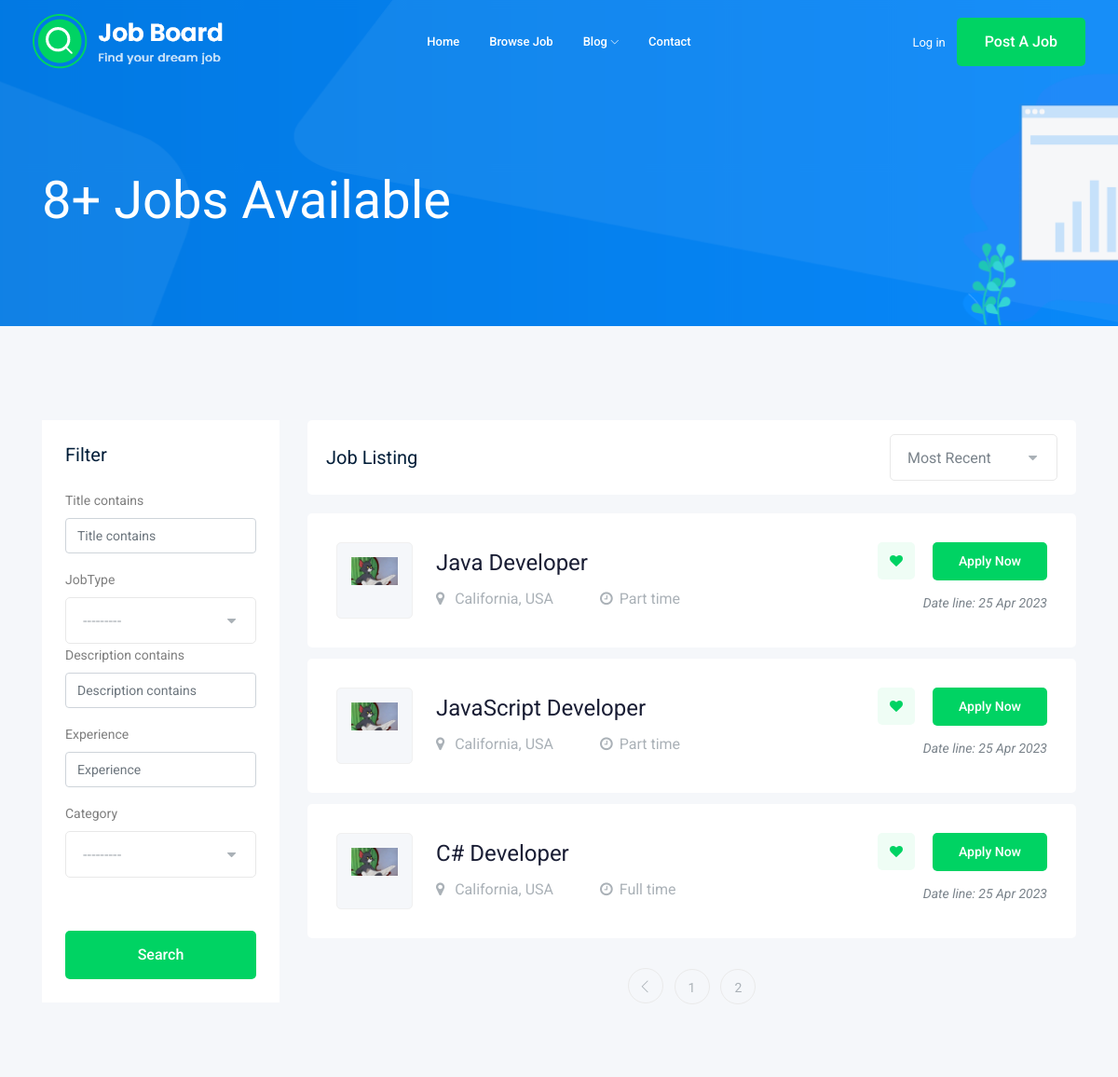
Before: /jobs?page=2 (upper part) with the older database file.
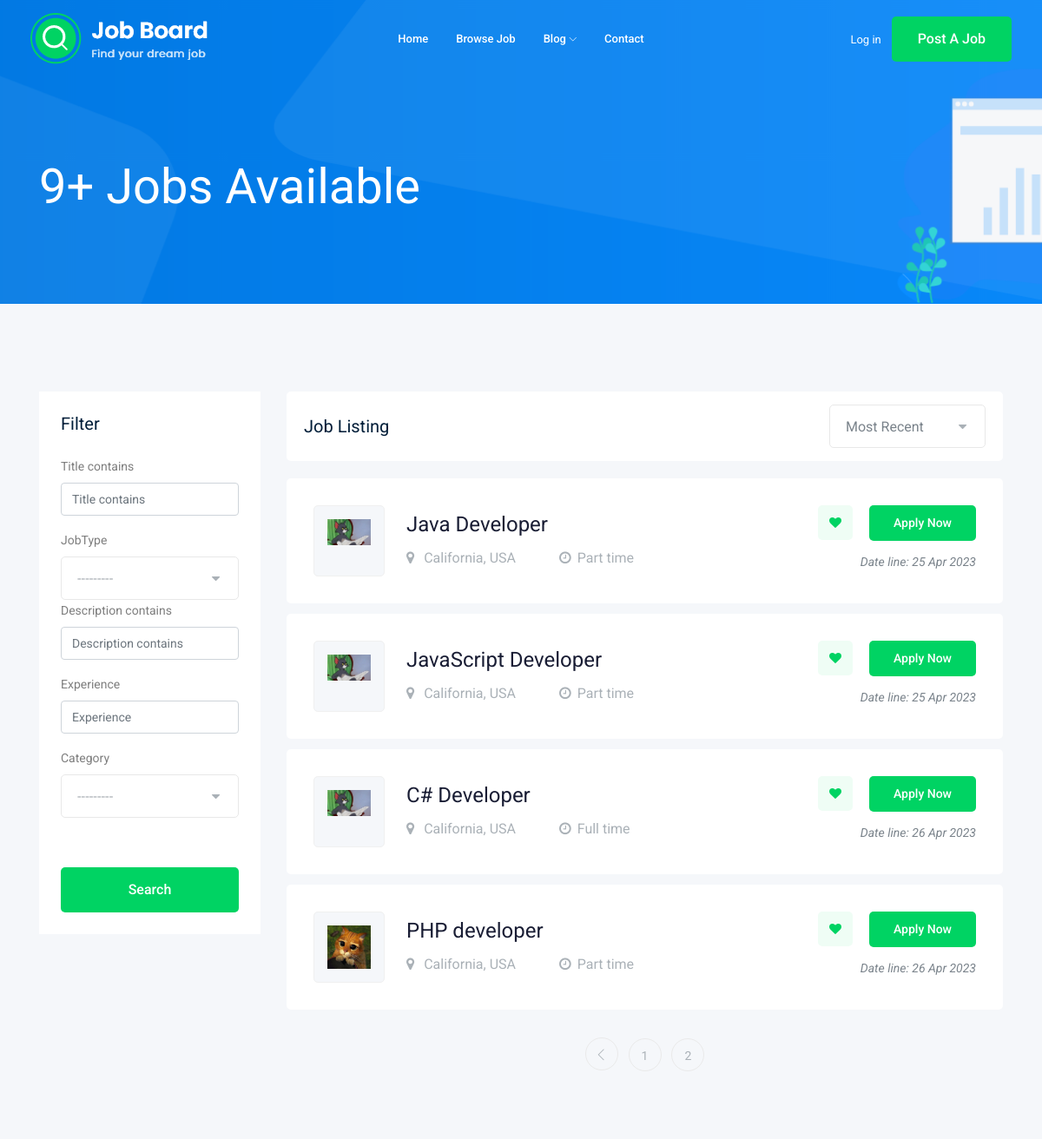
After: the same page with the newer database file.
### job/models.py (models this page shows, shortened)
class JobModel(models.Model):
    def imageGenerator(instance, fileName):
        imageName , extension = fileName.split(".")
        return f"jobsImages/{instance.id}.{extension}"
    user = models.ForeignKey(User, on_delete=models.CASCADE)
    title = models.CharField(max_length=100)
    jobType = models.CharField(max_length=50, choices=JOB_TYPE)
    description = models.TextField(max_length=1000, null=True)
    published_at = models.DateTimeField(auto_now=True, null=True)
    vacancy = models.IntegerField(default=1)
    salary = models.DecimalField(default=0, decimal_places=2, max_digits=5)
    experience = models.IntegerField(default=1)
    category = models.ForeignKey(CategoryModel, on_delete=models.CASCADE, null=True)
    image = models.ImageField(upload_to = imageGenerator, null=True)
    slug = models.SlugField(null=True, blank=True)

### job/views.py (the view)
# urls.py: path('jobs', views.jobList,name='jobListPage'),
def jobList(request):
    jobsObject = JobModel.objects.all()
    myFilter = jobFilter(request.GET, queryset=jobsObject)
    jobsObject = myFilter.qs
    paginator = Paginator(jobsObject,5)
    pageNumber = request.GET.get('page')
    pageObject = paginator.get_page(pageNumber)
    context= {
        'jobs': pageObject,
        'jobsCount': JobModel.objects.count(),
        'myFilter' : myFilter
    }
    return render(request, 'pages/jobList.html', context)

### job/models.py (called while the page is built)
    def __str__(self):
        return self.name

### templates/pages/jobList.html (shortened to what this page needs)
{% extends 'base.html' %}
{% load django_bootstrap5 %}
{% block content%}
    <div class="bradcam_area bradcam_bg_1">
        <div class="container">
            <div class="row">
                <div class="col-xl-12">
                    <div class="bradcam_text">
                        <h3>{{jobsCount}}+ Jobs Available</h3>
                    </div>
                </div>
            </div>
        </div>
    </div>
    <div class="job_listing_area plus_padding">
        <div class="container">
            <div class="row">
                <div class="col-lg-3">
                    <div class="job_filter white-bg">
                        <div class="form_inner white-bg">
                            <h3>Filter</h3>
                            <form action="#" method="GET">
                                {% bootstrap_form myFilter.form %}
                                <div class="range_wrap">
                                        <p>
                                             <input type="text" id="amount" readonly style="border:0; color:#7A838B; font-size: 14px; font-weight:400;">
                                        </p>
                                    </div>
                                <div class="search_btn">
                                    <button class="boxed-btn3 w-100" type="submit">search</button>
                                </div>
                            </form>
                        </div>
                    </div>
                </div>
                <div class="col-lg-9">
                    <div class="recent_joblist_wrap">
                        <div class="recent_joblist white-bg ">
                            <div class="row align-items-center">
                                <div class="col-md-6">
                                    <h4>Job Listing</h4>
                                </div>
                                <div class="col-md-6">
                                    <div class="serch_cat d-flex justify-content-end">
                                    </div>
                                </div>
                            </div>
                        </div>
                    </div>
                    <div class="job_lists m-0">
                        <div class="row">
                            {% for job in jobs %}
                            <div class="col-lg-12 col-md-12">
                                <div class="single_jobs white-bg d-flex justify-content-between">
                                    <div class="jobs_left d-flex align-items-center">
                                        <div class="thumb">
                                            {% if job.image %}
                                            <img  class="img-fluid" src="{{ job.image.url }}" alt="">
                                            {% endif %}
                                        </div>
                                        <div class="jobs_conetent">
                                            <a href="{% url 'jobDetailsPage' job.slug %}"><h4>{{job.title}}</h4></a>
                                            <div class="links_locat d-flex align-items-center">
                                                <div class="location">
                                                    <p> <i class="fa fa-map-marker"></i> California, USA</p>
                                                </div>
                                                <div class="location">
                                                    <p> <i class="fa fa-clock-o"></i>{{job.jobType}}</p>
                                                </div>
                                            </div>
                                        </div>
                                    </div>
                                    <div class="jobs_right">
                                        <div class="apply_now">
                                            <a class="heart_mark" href="#"> <i class="fa fa-heart"></i> </a>
                                            <a href="{% url 'jobDetailsPage' job.slug %}" class="boxed-btn3">Apply Now</a>
                                        </div>
                                        <div class="date">
                                            <p>Date line: {{job.published_at | date:'d M o'}}</p>
                                        </div>
                                    </div>
                                </div>
                            </div>
                            {% endfor %}
                        </div>
                        {% if jobs.has_other_pages %}
                        <div class="row">
                            <div class="col-lg-12">
                                <div class="pagination_wrap">
                                    <ul>
                                        {% if jobs.has_previous %}
                                            <li><a href="?page={{ jobs.previous_page_number }}"> <i class="ti-angle-left"></i> </a></li>
                                        {% endif %}
                                        {% for job in jobs.paginator.page_range %}
                                        <li><a href="?page={{job}}"><span>{{job}}</span></a></li>
                                        {% endfor %}
                                    </ul>
                                </div>
                            </div>
                        </div>
                        {% endif %}
                    </div>
                </div>
            </div>
        </div>
    </div>
{% endblock %}

### templates/base.html (shortened to what this page needs)
{% load static %}
<!doctype html>
<html class="no-js" lang="zxx">
<head>
    <link rel="stylesheet" href="{% static 'css/bootstrap.min.css' %}">
    <link rel="stylesheet" href="{% static 'css/owl.carousel.min.css' %}">
    <link rel="stylesheet" href="{% static 'css/magnific-popup.css' %}">
    <link rel="stylesheet" href="{% static 'css/font-awesome.min.css' %}">
    <link rel="stylesheet" href="{% static 'css/themify-icons.css' %}">
    <link rel="stylesheet" href="{% static 'css/nice-select.css' %}">
    <link rel="stylesheet" href="{% static 'css/flaticon.css' %}">
    <link rel="stylesheet" href="{% static 'css/gijgo.css' %}">
    <link rel="stylesheet" href="{% static 'css/animate.min.css' %}">
    <link rel="stylesheet" href="{% static 'css/slicknav.css' %}">
    <link rel="stylesheet" href="{% static 'css/master.css' %}">
</head>
<body>
    {% include 'parts/nav.html' %}
    {% block content %}
    {% endblock %}
</body>
</html>

### templates/parts/nav.html (shortened to what this page needs)
{% load static %}
{% block content%}
    <header>
        <div class="header-area ">
            <div id="sticky-header" class="main-header-area">
                <div class="container-fluid ">
                    <div class="header_bottom_border">
                        <div class="row align-items-center">
                            <div class="col-xl-3 col-lg-2">
                                <div class="logo">
                                    <a href="{% url 'homePage' %}">
                                        <img src="{% static 'img/logo.png' %}" alt="">
                                    </a>
                                </div>
                            </div>
                            <div class="col-xl-6 col-lg-7">
                                <div class="main-menu  d-none d-lg-block">
                                    <nav>
                                        <ul id="navigation">
                                            <li><a href="{% url 'homePage' %}">home</a></li>
                                            <li><a href="{% url 'jobListPage' %}">Browse Job</a></li>
                                            <li><a href="#">blog <i class="ti-angle-down"></i></a>
                                            </li>
                                            <li><a href="{% url 'contactPage' %}">Contact</a></li>
                                        </ul>
                                    </nav>
                                </div>
                            </div>
                            <div class="col-xl-3 col-lg-3 d-none d-lg-block">
                                <div class="Appointment">
                                    {% if request.user.is_authenticated %}
                                        <div class="phone_num d-none d-xl-block">
                                            <a href="{% url 'profilePage' %}">Profile</a>
                                        </div>
                                        <div class="phone_num d-none d-xl-block">
                                            <a href="{% url 'logout' %}">Logout</a>
                                        </div>
                                    {% else %}
                                        <div class="phone_num d-none d-xl-block">
                                            <a href="{% url 'login' %}">Log in</a>
                                        </div>
                                    {% endif%}
                                    <div class="d-none d-lg-block">
                                        <a class="boxed-btn3" href="{% url 'postJobPage' %}">Post a Job</a>
                                    </div>
                                </div>
                            </div>
                            <div class="col-12">
                            </div>
                        </div>
                    </div>
                </div>
            </div>
        </div>
    </header>
{% endblock %}

Changed rows visible on the page:
changed JobModel "C# Developer": published_at "25 Apr 2023" → "26 Apr 2023"
added JobModel: image (picture), title "PHP developer", jobType "Part time", published_at "26 Apr 2023"
Other visible differences:
{{ jobsCount }}: "8" → "9"
